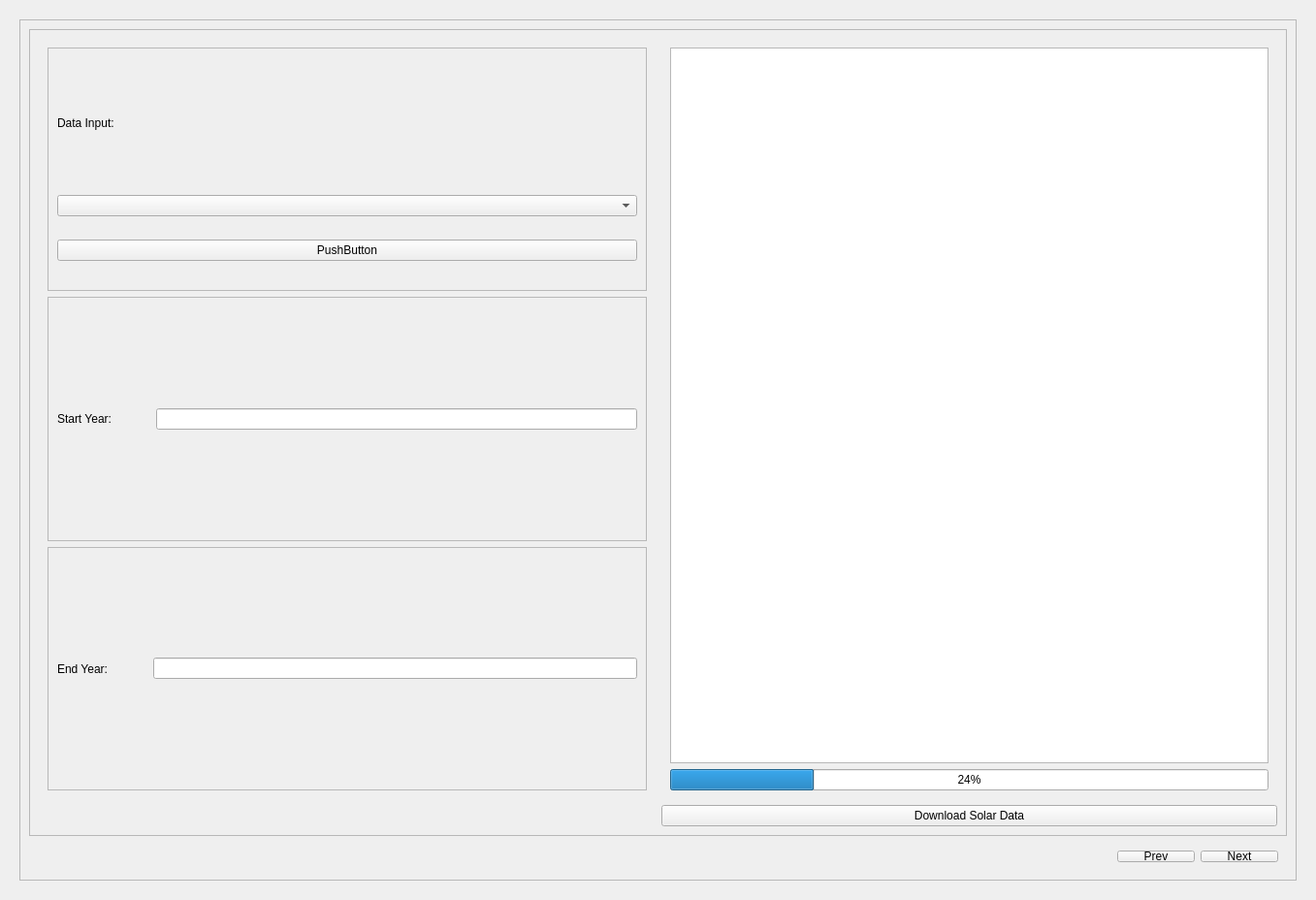
<?xml version="1.0" encoding="UTF-8"?>
<ui version="4.0">
 <class>SolarPage</class>
 <widget class="QWidget" name="SolarPage">
  <property name="geometry">
   <rect>
    <x>0</x>
    <y>0</y>
    <width>1357</width>
    <height>928</height>
   </rect>
  </property>
  <property name="windowTitle">
   <string>Form</string>
  </property>
  <layout class="QVBoxLayout" name="verticalLayout">
   <item>
    <widget class="QStackedWidget" name="solarStackedWidget">
     <property name="currentIndex">
      <number>0</number>
     </property>
     <widget class="QWidget" name="page_data">
      <layout class="QVBoxLayout" name="verticalLayout_2">
       <item>
        <widget class="QFrame" name="main_frame">
         <property name="sizePolicy">
          <sizepolicy hsizetype="Preferred" vsizetype="Preferred">
           <horstretch>0</horstretch>
           <verstretch>0</verstretch>
          </sizepolicy>
         </property>
         <property name="frameShape">
          <enum>QFrame::StyledPanel</enum>
         </property>
         <property name="frameShadow">
          <enum>QFrame::Raised</enum>
         </property>
         <layout class="QVBoxLayout" name="verticalLayout_3">
          <item>
           <widget class="QFrame" name="data_frame">
            <property name="sizePolicy">
             <sizepolicy hsizetype="Expanding" vsizetype="Preferred">
              <horstretch>0</horstretch>
              <verstretch>0</verstretch>
             </sizepolicy>
            </property>
            <property name="frameShape">
             <enum>QFrame::StyledPanel</enum>
            </property>
            <property name="frameShadow">
             <enum>QFrame::Raised</enum>
            </property>
            <layout class="QGridLayout" name="gridLayout">
             <item row="0" column="0">
              <widget class="QWidget" name="widget_input" native="true">
               <property name="sizePolicy">
                <sizepolicy hsizetype="Expanding" vsizetype="MinimumExpanding">
                 <horstretch>0</horstretch>
                 <verstretch>0</verstretch>
                </sizepolicy>
               </property>
               <layout class="QVBoxLayout" name="verticalLayout_5">
                <item>
                 <widget class="QFrame" name="frame_solar_input">
                  <property name="frameShape">
                   <enum>QFrame::StyledPanel</enum>
                  </property>
                  <property name="frameShadow">
                   <enum>QFrame::Raised</enum>
                  </property>
                  <layout class="QVBoxLayout" name="verticalLayout_6">
                   <item>
                    <widget class="QLabel" name="label_data_input">
                     <property name="sizePolicy">
                      <sizepolicy hsizetype="Preferred" vsizetype="Preferred">
                       <horstretch>0</horstretch>
                       <verstretch>0</verstretch>
                      </sizepolicy>
                     </property>
                     <property name="maximumSize">
                      <size>
                       <width>16777215</width>
                       <height>100</height>
                      </size>
                     </property>
                     <property name="text">
                      <string>Data Input:</string>
                     </property>
                    </widget>
                   </item>
                   <item>
                    <widget class="QComboBox" name="combo_data_source"/>
                   </item>
                   <item>
                    <widget class="QPushButton" name="btn_upload_data">
                     <property name="text">
                      <string>PushButton</string>
                     </property>
                    </widget>
                   </item>
                  </layout>
                 </widget>
                </item>
                <item>
                 <widget class="QFrame" name="frame_start_date">
                  <property name="frameShape">
                   <enum>QFrame::StyledPanel</enum>
                  </property>
                  <property name="frameShadow">
                   <enum>QFrame::Raised</enum>
                  </property>
                  <layout class="QHBoxLayout" name="horizontalLayout_2">
                   <item>
                    <widget class="QLabel" name="label_start_year">
                     <property name="text">
                      <string>Start Year:</string>
                     </property>
                    </widget>
                   </item>
                   <item>
                    <spacer name="horizontalSpacer">
                     <property name="orientation">
                      <enum>Qt::Horizontal</enum>
                     </property>
                     <property name="sizeType">
                      <enum>QSizePolicy::Minimum</enum>
                     </property>
                     <property name="sizeHint" stdset="0">
                      <size>
                       <width>40</width>
                       <height>20</height>
                      </size>
                     </property>
                    </spacer>
                   </item>
                   <item>
                    <widget class="QLineEdit" name="line_edit_start"/>
                   </item>
                  </layout>
                 </widget>
                </item>
                <item>
                 <widget class="QFrame" name="frame_end_date">
                  <property name="frameShape">
                   <enum>QFrame::StyledPanel</enum>
                  </property>
                  <property name="frameShadow">
                   <enum>QFrame::Raised</enum>
                  </property>
                  <layout class="QHBoxLayout" name="horizontalLayout_3">
                   <item>
                    <widget class="QLabel" name="label_end_year">
                     <property name="text">
                      <string>End Year:</string>
                     </property>
                    </widget>
                   </item>
                   <item>
                    <spacer name="horizontalSpacer_2">
                     <property name="orientation">
                      <enum>Qt::Horizontal</enum>
                     </property>
                     <property name="sizeType">
                      <enum>QSizePolicy::Minimum</enum>
                     </property>
                     <property name="sizeHint" stdset="0">
                      <size>
                       <width>40</width>
                       <height>20</height>
                      </size>
                     </property>
                    </spacer>
                   </item>
                   <item>
                    <widget class="QLineEdit" name="line_edit_end"/>
                   </item>
                  </layout>
                 </widget>
                </item>
               </layout>
              </widget>
             </item>
             <item row="0" column="2">
              <widget class="QWidget" name="widget_terminal" native="true">
               <layout class="QVBoxLayout" name="verticalLayout_4">
                <item>
                 <widget class="QPlainTextEdit" name="view_terminal"/>
                </item>
                <item>
                 <widget class="QProgressBar" name="view_progress">
                  <property name="value">
                   <number>24</number>
                  </property>
                 </widget>
                </item>
               </layout>
              </widget>
             </item>
             <item row="1" column="2">
              <widget class="QPushButton" name="btn_download_solar">
               <property name="text">
                <string>Download Solar Data</string>
               </property>
              </widget>
             </item>
            </layout>
           </widget>
          </item>
          <item>
           <widget class="QWidget" name="nav_bottom" native="true">
            <property name="maximumSize">
             <size>
              <width>16777215</width>
              <height>30</height>
             </size>
            </property>
            <layout class="QHBoxLayout" name="horizontalLayout">
             <item>
              <spacer name="bottom_spacer">
               <property name="orientation">
                <enum>Qt::Horizontal</enum>
               </property>
               <property name="sizeHint" stdset="0">
                <size>
                 <width>40</width>
                 <height>20</height>
                </size>
               </property>
              </spacer>
             </item>
             <item>
              <widget class="QPushButton" name="btn_prev_page">
               <property name="text">
                <string>Prev</string>
               </property>
              </widget>
             </item>
             <item>
              <widget class="QPushButton" name="btn_next_page">
               <property name="text">
                <string>Next</string>
               </property>
              </widget>
             </item>
            </layout>
           </widget>
          </item>
         </layout>
        </widget>
       </item>
      </layout>
     </widget>
     <widget class="QWidget" name="page_cluster">
      <layout class="QGridLayout" name="gridLayout_2">
       <item row="0" column="0">
        <widget class="QFrame" name="frame">
         <property name="frameShape">
          <enum>QFrame::StyledPanel</enum>
         </property>
         <property name="frameShadow">
          <enum>QFrame::Raised</enum>
         </property>
         <layout class="QGridLayout" name="gridLayout_3">
          <item row="0" column="2">
           <widget class="QWidget" name="widget" native="true">
            <layout class="QVBoxLayout" name="verticalLayout_7">
             <item>
              <widget class="QTextBrowser" name="textBrowser"/>
             </item>
            </layout>
           </widget>
          </item>
          <item row="0" column="1">
           <widget class="QWidget" name="widget_2" native="true">
            <layout class="QVBoxLayout" name="verticalLayout_8">
             <item>
              <widget class="QTextBrowser" name="textBrowser_2"/>
             </item>
            </layout>
           </widget>
          </item>
          <item row="0" column="0">
           <widget class="QWidget" name="widget_3" native="true">
            <layout class="QVBoxLayout" name="verticalLayout_9">
             <item>
              <widget class="QFrame" name="frame_2">
               <property name="frameShape">
                <enum>QFrame::StyledPanel</enum>
               </property>
               <property name="frameShadow">
                <enum>QFrame::Raised</enum>
               </property>
               <layout class="QVBoxLayout" name="verticalLayout_10">
                <item>
                 <widget class="QRadioButton" name="radioButton">
                  <property name="text">
                   <string>RadioButton</string>
                  </property>
                 </widget>
                </item>
               </layout>
              </widget>
             </item>
             <item>
              <widget class="QFrame" name="frame_3">
               <property name="frameShape">
                <enum>QFrame::StyledPanel</enum>
               </property>
               <property name="frameShadow">
                <enum>QFrame::Raised</enum>
               </property>
               <layout class="QVBoxLayout" name="verticalLayout_11">
                <item>
                 <widget class="QRadioButton" name="radioButton_2">
                  <property name="text">
                   <string>RadioButton</string>
                  </property>
                 </widget>
                </item>
               </layout>
              </widget>
             </item>
             <item>
              <widget class="QFrame" name="frame_4">
               <property name="frameShape">
                <enum>QFrame::StyledPanel</enum>
               </property>
               <property name="frameShadow">
                <enum>QFrame::Raised</enum>
               </property>
               <layout class="QVBoxLayout" name="verticalLayout_12">
                <item>
                 <widget class="QPushButton" name="pushButton">
                  <property name="text">
                   <string>PushButton</string>
                  </property>
                 </widget>
                </item>
               </layout>
              </widget>
             </item>
            </layout>
           </widget>
          </item>
          <item row="1" column="0" colspan="3">
           <widget class="QWidget" name="nav_bottom_2" native="true">
            <property name="maximumSize">
             <size>
              <width>16777215</width>
              <height>30</height>
             </size>
            </property>
            <layout class="QHBoxLayout" name="horizontalLayout_4">
             <item>
              <spacer name="bottom_spacer_2">
               <property name="orientation">
                <enum>Qt::Horizontal</enum>
               </property>
               <property name="sizeHint" stdset="0">
                <size>
                 <width>40</width>
                 <height>20</height>
                </size>
               </property>
              </spacer>
             </item>
             <item>
              <widget class="QPushButton" name="btn_prev_page_2">
               <property name="text">
                <string>Prev</string>
               </property>
              </widget>
             </item>
             <item>
              <widget class="QPushButton" name="btn_next_page_2">
               <property name="text">
                <string>Next</string>
               </property>
              </widget>
             </item>
            </layout>
           </widget>
          </item>
         </layout>
        </widget>
       </item>
      </layout>
     </widget>
    </widget>
   </item>
  </layout>
 </widget>
 <resources/>
 <connections/>
</ui>
